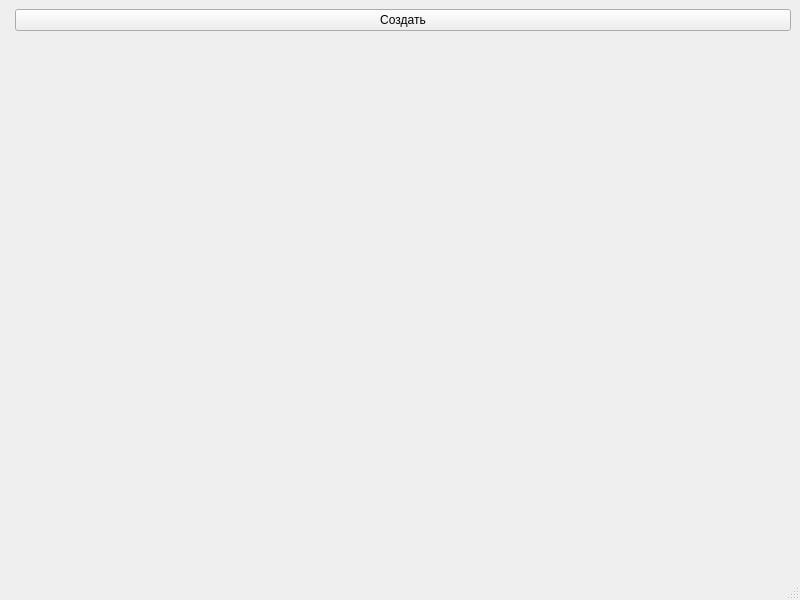
<?xml version="1.0" encoding="UTF-8"?>
<ui version="4.0">
 <class>MainWindow</class>
 <widget class="QMainWindow" name="MainWindow">
  <property name="geometry">
   <rect>
    <x>0</x>
    <y>0</y>
    <width>800</width>
    <height>600</height>
   </rect>
  </property>
  <property name="windowTitle">
   <string>MainWindow</string>
  </property>
  <widget class="QWidget" name="centralwidget">
   <layout class="QFormLayout" name="formLayout_2">
    <item row="0" column="1">
     <widget class="QPushButton" name="pushButton">
      <property name="text">
       <string>Создать</string>
      </property>
     </widget>
    </item>
   </layout>
  </widget>
  <widget class="QMenuBar" name="menubar">
   <property name="geometry">
    <rect>
     <x>0</x>
     <y>0</y>
     <width>800</width>
     <height>21</height>
    </rect>
   </property>
  </widget>
  <widget class="QStatusBar" name="statusbar"/>
 </widget>
 <resources/>
 <connections/>
</ui>
